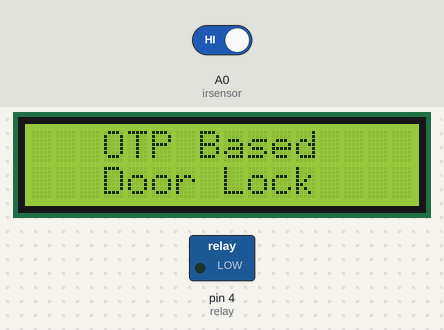
Bench run of a sketch on a simulated Arduino Uno, built with avr-gcc and run on an emulated ATmega328P. Shown: 16×2 character LCD, switched loads named in the sketch (green lamp = pin HIGH). The inputs (shaded band) are chosen by the test bench; at power-on: A0 (irsensor) HIGH. Random numbers use the default seed unless the sketch sets one; the modem accepts every AT command (registered, SIM ready, sends succeed) and sends nothing else; what the sketch prints to the serial monitor is not drawn.

Above: at 3.7 s.
3.8 s: A0 (irsensor) driven LOW
5.3 s: A0 (irsensor) driven HIGH
At 5.8 s:
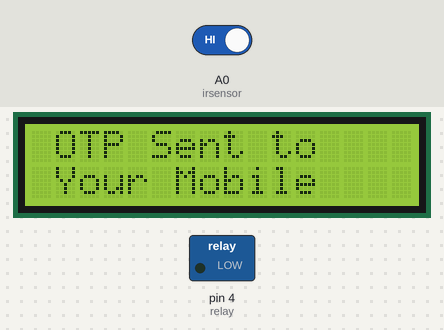
At 8.8 s:
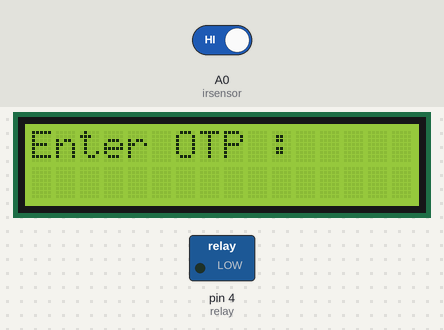
Timing chart, 0 to 10.3 s (numbered marks = the images above; inputs shaded):
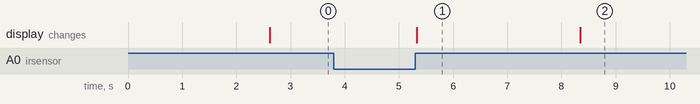

Measured:
- after the input at 3.8 s, every drawn part: stays the same
- after the input at 5.3 s, the display: changes at once (image 1)
- what the display in image 1 shows lasts 3.0 s, from 5.3 s to 8.3 s

The sketch:

otp_based_door_lock.ino
```cpp
#include <SoftwareSerial.h>
#include <Wire.h>
#include <LiquidCrystal_I2C.h>
#include <Keypad.h>
#define relay 4
#define red 16
#define green 15

const byte ROWS = 4;
const byte COLS = 4;
char hexaKeys[ROWS][COLS] = {
  { '1', '2', '3', 'A' },
  { '4', '5', '6', 'B' },
  { '7', '8', '9', 'C' },
  { '*', '0', '#', 'D' }
};
byte rowPins[ROWS] = { 13, 12, 11, 10 };
byte colPins[COLS] = { 9, 8, 7, 6 };
Keypad customKeypad = Keypad(makeKeymap(hexaKeys), rowPins, colPins, ROWS, COLS);

LiquidCrystal_I2C lcd(0x27, 16, 2);

SoftwareSerial sim800l(3, 2);
int irsensor = A0;
int otp;
String otpstring = "";
int i = 0;
void setup() {

  pinMode(irsensor, INPUT_PULLUP);
  sim800l.begin(4800);
  Serial.begin(115200);
  lcd.init();
  lcd.backlight();
  Serial.print("Welcome to SIM800L Project");
  sim800l.println("AT");
  updateSerial();
  pinMode(relay, OUTPUT);
  pinMode(red, INPUT);
  pinMode(green, INPUT);
  digitalWrite(relay, LOW);
  delay(500);
  sim800l.println("AT+CSQ");
  updateSerial();
  delay(1000);
}
void updateSerial() {
  delay(500);
  while (Serial.available()) {
    sim800l.write(Serial.read());
  }
  while (sim800l.available()) {
    Serial.write(sim800l.read());
  }
}
void loop() {
  lcd.setCursor(0, 0);
  lcd.print("   OTP Based");
  lcd.setCursor(0, 1);
  lcd.print("   Door Lock");
  if (digitalRead(irsensor) == LOW) {
    otp = random(2000, 9999);
    otpstring = String(otp);
    Serial.println(otpstring);
    while (digitalRead(irsensor) == LOW) {}
    lcd.clear();
    lcd.setCursor(0, 0);
    lcd.print(" OTP Sent to");
    lcd.setCursor(0, 1);
    lcd.print(" Your Mobile");
    Serial.print("OTP is ");
    delay(100);
    Serial.println(otpstring);
    delay(100);
    SendSMS();
    lcd.clear();
    lcd.setCursor(0, 0);
    lcd.print("Enter OTP :");
    getotp();
  }
}

void getotp() {

  String y = "";
  int a = y.length();
  while (a < 4) {
    char customKey = customKeypad.getKey();
    if (customKey) {
      lcd.setCursor(0, 1);
      y = y + customKey;
      lcd.print(y);
      a = y.length();
    }
  }
  Serial.print("Entered OTP is ");
  Serial.println(y);
  if (otpstring == y) {
    lcd.setCursor(0, 0);
    lcd.print("Access Granted");
    lcd.setCursor(0, 1);
    lcd.print("Door Opening");
    digitalWrite(relay, HIGH);
    digitalWrite(red, HIGH);
    digitalWrite(green, LOW);
    delay(5000);
    digitalWrite(relay, LOW);
    digitalWrite(red, LOW);
    digitalWrite(green, HIGH);
  } else {
    lcd.setCursor(0, 0);
    lcd.print("Access Failed");
    lcd.setCursor(0, 1);
    lcd.print("Try Again !!!");
    delay(3000);
  }
}
void SendSMS() {
  Serial.println("Sending SMS...");
  sim800l.print("AT+CMGF=1\r");
  delay(100);
  sim800l.print("AT+CSMP=17,167,0,0\r");
  delay(500);
  sim800l.print("AT+CMGS=\"+91xxx\"\r");
  delay(500);
  sim800l.print("Your OTP is " + otpstring + " Enter this OTP to open the door");
  delay(500);
  sim800l.print((char)26);
  delay(500);
  sim800l.println();
  Serial.println("Text Sent.");
  delay(500);
}
```
